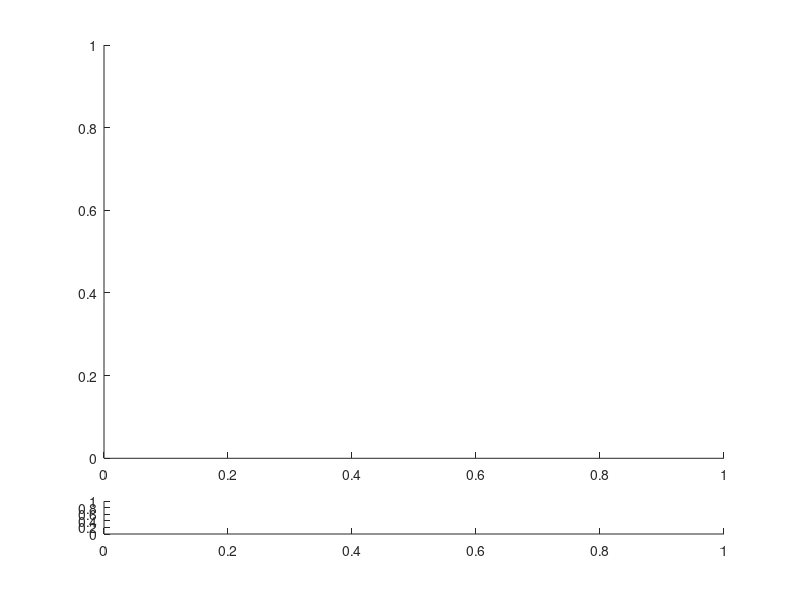

This figure's MATLAB source:
%Программа для вывода изображения, полученного с платы цифровой обработки
%данных УФ-атмосфера.

% Задание параметров программы
clear all; 
level=3; % задать уровень триггера. / Data type {raw=1, none=2 , integrated=3}
frame_step=1;
mode_2d = 1;
mode_lightcurve = 0;
one_pixel = 0;
do_txt = 0;
show_plots = 1;
fix_color_map = 0;
accumulation=1;
if(level==1) accumulation = 1; end;
colorbar_lim = 1; %установить предел цветовой шкалы / set colorbar limit
                % его надо бы сделать слайдером 
only_triggered = 0;

n_active_pixels = 256; % needed for lightcurves.


frame_size=2880; % задать число пикселей ФПУ / number of pixels on FS
num_of_frames=128; % задать число фреймов в пакете / number of frames per packet
if(level==3) num_of_frames = 100; end;

magic_A = [hex2dec('03') hex2dec('0A') hex2dec('16') hex2dec('5A') hex2dec('0C') hex2dec('A0') hex2dec('05') hex2dec('00')];
magic_C = [hex2dec('02') hex2dec('0C') hex2dec('16') hex2dec('5A') hex2dec('10') hex2dec('94') hex2dec('11') hex2dec('00')];

%% visualization
% Подготовка данных к формированию изображения

% path to directory with data files   
%path='~/Yandex.Disk/attachments/0005/';
path='~/Yandex.Disk/tmp/1/scurvedata/';
%path='~/xil_proj/zynq_board/lftp/';

listing = dir([path 'frm_l' int2str(level) '_*.dat']);

% 2 graphics
figure;
a1=subplot(7,1,1:6);
a2=subplot(7,1,7);


for filename_cntr = 1:numel(listing) % указание на номера файлов, из которых будет произведено чтение
    %цикл, выполняющийся для каждого файла. 
    
    filename = [path listing(filename_cntr,1).name];    
    pause(0.2)
    fid = fopen(filename);
    
    display(filename);
    
    cpu_file = uint8(fread(fid, inf)); %прочитать файл в память / read file to memory
    fclose(fid); %закрыть файл / close file
    size_frame_file = size(cpu_file); % опрелелить размер прочитанных данных / get data size
    sections_D1 = strfind(cpu_file',magic_A);
    if(sections_D1 ~= 0) sections_D(1,:) = strfind(cpu_file',magic_A); end;
    sections_D3 = strfind(cpu_file',magic_C);
    sections_D(3,1:numel(sections_D3)) = sections_D3;
    %n_of_frames_in_packet = 128; 
    D_bytes=uint8(zeros(3, numel(sections_D(1,:)), 4*frame_size*num_of_frames));
    D_tt = zeros(3, numel(sections_D(1,:)));
    D_ngtu = zeros(3, numel(sections_D(1,:)));
    D_cath = zeros(3, numel(sections_D(1,:)), 12);
    for j=[1 3] % for each data type (D1 or D2 or D3)
        for i=1:numel(sections_D(level,:))
            if (sections_D(j,i) ~= 0) || (only_triggered == 0)
                tmp=uint8(cpu_file(sections_D(j,i)+20+(j==3)*4 : sections_D(j,i)+20+(j==3)*4+(2^(j-1))*frame_size*num_of_frames-1)); 
                D_bytes(j,i,1:size(tmp)) = tmp(:);                                       
                D_ngtu(j,i) = typecast(uint8(cpu_file(sections_D(j,i)+8:sections_D(j,i)+11)), 'uint32');
                D_unixtime(j,i) = typecast(uint8(cpu_file(sections_D(j,i)+12:sections_D(j,i)+15)), 'uint32');
                D_tt(j,i) = typecast(uint8(cpu_file(sections_D(j,i)+16:sections_D(j,i)+19)), 'uint32');
            end
        end 
    end
    
    datasize = frame_size*num_of_frames*2^(level-1);
         
    lightcurve_sum=zeros(128);
    for i=1:frame_step:numel(sections_D(level,:))
        if (D_tt(level,i) == 0) && (only_triggered == 1)
            continue;
        end
        fprintf('T:%d\n', i);

        frame_data = reshape(D_bytes(level,i,1:datasize), [1 datasize]); % выбрать из всех данных, полученных из файла, блок, содержащий изображение / take subarray with only image data
        if level == 3% случай триггера уровня 3
            frame_data_cast = typecast(frame_data(:), 'uint32'); %преобразовать представление данных к  uint32 // convert to uint32
        elseif level == 1% случай триггера уровня 1
            frame_data_cast = frame_data;% оставить представление данных без изменения  // leave unchanged
        end
        frames = reshape(frame_data_cast, [frame_size num_of_frames]); % перегруппировать массив из одномерного в двумерный
        
        if(do_txt == 1)
            fid_txt = fopen([filename '.L' int2str(level) '.' int2str(i) '.txt'],'wt');
        end

        % Формирование изображения на экране
        for current_frame=1:1:num_of_frames % для каждого фрейма, прочитанного из файла / for each file in directory
            %disp(current_frame); % вывести значение переменной на экран / print to log screen
            pic = double(frames(:, current_frame)')/accumulation;% выбрать один фрейм из блока данных, который содержит все фреймы / select just one frame
            dimx_ecasic = (8); %задать размер по х блока данных, выдаваемый платой ECASIC
            dimy_ecasic = (48+12);%задать размер по y блока данных, выдаваемый платой ECASIC
            n_ecasic=6;% задать количество плат ECASIC
            ecasics_2d = fliplr(reshape(pic', [dimx_ecasic dimy_ecasic n_ecasic])); % сформировать двумерный массив 8х48, содержащий изображение одного фрейма / form an array 8x48 with just one frame

            % сформировать двумерный массив 48х48, содержащий изображение одного фрейма 
            pdm_2d = [ecasics_2d(:,:,1)' ecasics_2d(:,:,2)' ecasics_2d(:,:,3)' ecasics_2d(:,:,4)' ecasics_2d(:,:,5)' ecasics_2d(:,:,6)']; % form an array 48x48 with just one frame

            pause(0.01)   %задержать выполнение программы на 0.1sec 
 
            pdm_2d_rot = pdm_2d; % подготовить выходной массив для повернутых данных. Проинициализировать массив начальными данными до поворота            
            
            %pdm_2d_new = zeros(48);
            
            for i = 1:n_ecasic % 6
                pdm_2d_new((i-1)*8+1:i*8,:) = pdm_2d_rot((i-1)*10+3:i*10,:); %показания с прибора
                pdm_2d_ki(i,:) = pdm_2d_rot((i-1)*10+2,:);
            end;
            %pdm_2d_new = pdm_2d_rot;
            
            if (mode_2d == 1 && show_plots == 1)
                if fix_color_map == 1                     
                    imagesc(a1,pdm_2d_new, [0 colorbar_lim]);
                    colorbar(a1);
                    imagesc(a2,pdm_2d_ki, [0 colorbar_lim]);
                    colorbar;
                else
                    imagesc(a1,pdm_2d_new);
                    colorbar(a1);
                    imagesc(a2,pdm_2d_ki);
                    colorbar;
                end;
                %вывести цветовую шкалу / show colorbar
            end
            fprintf('*');
           
        end
        
        fprintf('\n');     
        
    end
    %plot(D_ngtu(3,:),'.-');
    
end
%stop % stop the program execution



